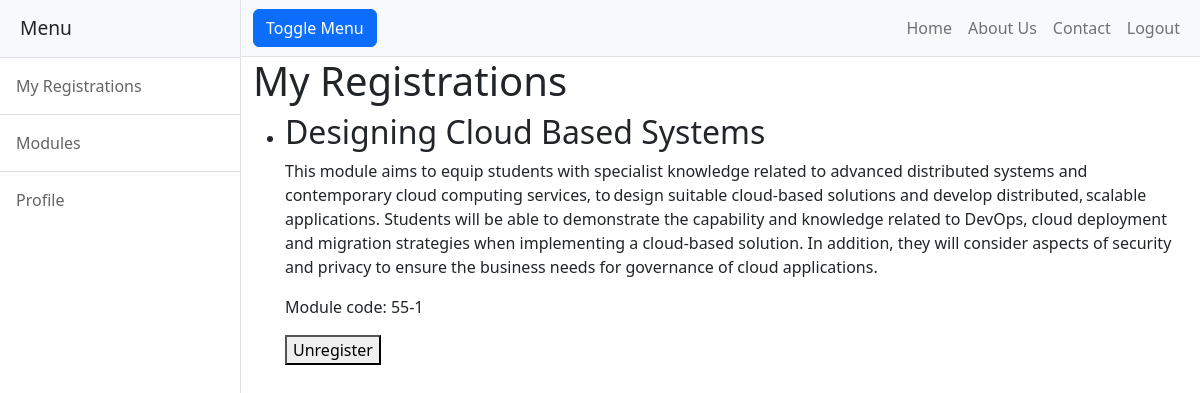
Page /myregistrations/ (signed in) on the committed database.
### registrations/models.py (models this page shows, shortened)
class Registration(models.Model):
    student = models.ForeignKey(User, on_delete=models.CASCADE)
    module = models.ForeignKey(Module, on_delete=models.CASCADE)
    dateOfRegistration = models.DateField(default = timezone.now)
    class Meta:
        unique_together = ('module', 'student')

### modules/models.py (models this page shows, shortened)
class Module(models.Model):
    name = models.CharField(max_length=255)
    code = models.CharField(max_length=10)
    credit = models.CharField(max_length=3)
    category = models.CharField(max_length=50)
    description = models.CharField(max_length=1000)
    availability = models.BooleanField()
    courses = models.ManyToManyField(Group, related_name = 'modules')

### registrations/views.py (the view)
# urls.py: path('myregistrations/', registrations_views.myregistrations, name='myregistrations'),
@login_required
def myregistrations(request):
    current_user = request.user
    registrations = Registration.objects.filter(student=current_user)
    registrations_list = {'registrations': registrations, 'title': 'My Registrations'}
    return render(request, 'modules/myregistrations.html', registrations_list)

### modules/templates/modules/myregistrations.html (shortened to what this page needs)
{% extends "mrsregister/base.html" %}
{% block content %}
<h1>My Registrations</h1>
<ul>
  {% for registration in registrations %}
      <li>
          <h2>{{ registration.module.name }}</h2>
          <p>{{ registration.module.description }}</p>
          <p>Module code: {{ registration.module.code }}</p>
          <form method="post" action="{% url 'unregister' registration.module.id %}">
              <button type="submit">Unregister</button>
          </form>
      </li>
  {% empty %}
      <p>You are not currently registered for any modules.</p>
  {% endfor %}
</ul>
{% endblock content %}

### rows in the picture
Registration: module.name "Designing Cloud Based Systems", module.description "This module aims to equip students with specialist knowledge related to advanced distributed systems and contemporary cloud computing services, to design suitable cloud-based solutions and develop distributed, scalable applications. Students will be able to demonstrate the capability and knowledge related to DevOps, cloud deployment and migration strategies when implementing a cloud-based solution. In addition, they will consider aspects of security and privacy to ensure the business needs for governance of cloud applications.", module.code "55-1"
